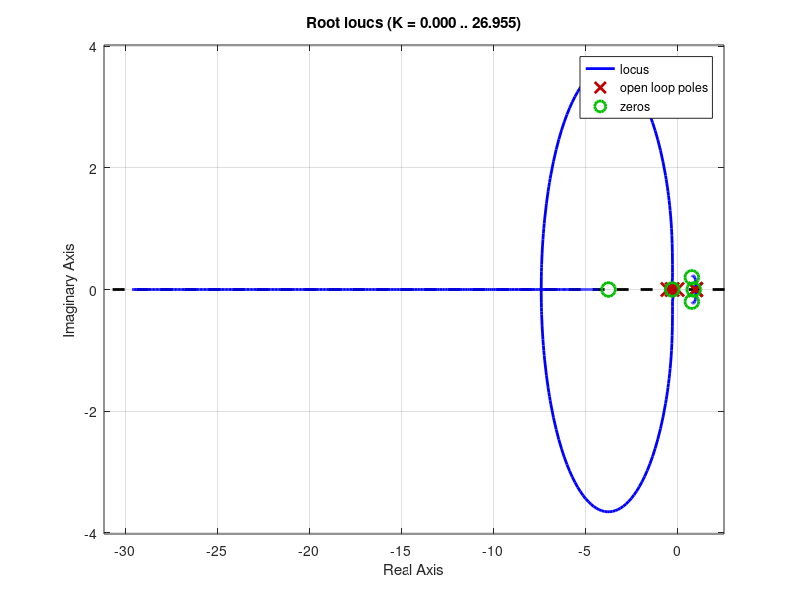
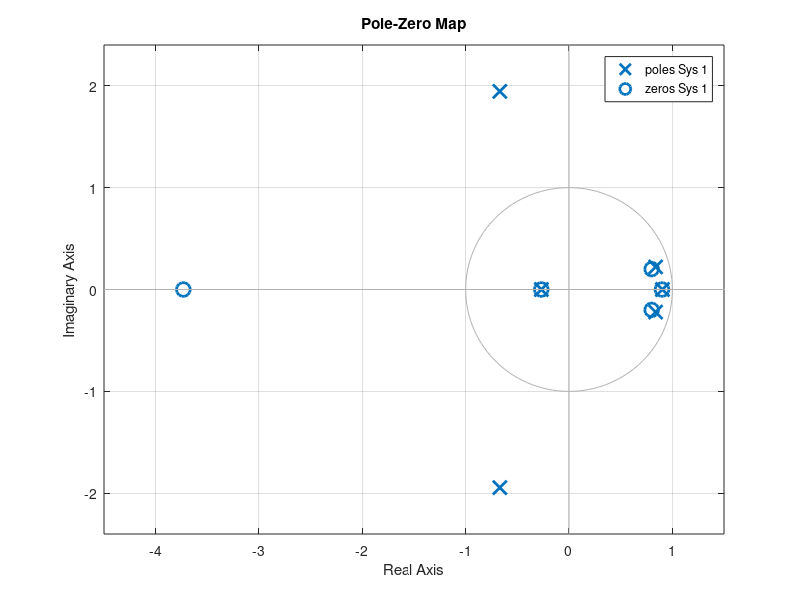

These figures' MATLAB source, in order: (Note: this script raises an error after producing the figures.)
%% Lead regulator for apollo lunar module exercise 
%%

%% Kjartan Halvorsen
%% 2017-09-05

clear all
close all

h = 1;
s = tf('s');
G = 1/( s*s*s);

H = c2d(G, h)

%F = tf([0.3, -0.6, 0.27],[1, -0.25, 0.13], h)
zrs = [0.8+0.2*1j, 0.8-0.2*1j, 0.9];
pls = [0, -0.27, -0.5];
kk = sum(1-pls)/sum(1-zrs);
F = zpk(zrs, pls, kk, 1);


figure(1)
clf
rlocus(H*F)
set(findobj(gca, 'type', 'line'), 'LineWidth', 2)

figure(2)
clf
pzmap(feedback(H*F, 1))

%% Generate cases
% Gains
K_params = [0.0124, 0.1, 0.18, 0.3];


N = 60;
u = ones(N+1,1);
t = (0:N)';

y = zeros(N+1, length(K_params));

for i =1:length(K_params)
 
    %G0 = K_params(i)*G*F1*F2;
    G0 = K_params(i)*H*F;
    Gc = feedback(G0, 1);
    
    [num, den] = tfdata(Gc);
    zer = roots(num{1});
    poles = roots(den{1});


    y(:,i) = lsim(Gc, u, t);

    po = sort(poles, 'descend', 'ComparisonMethod', 'real')
    ze = sort(zer, 'descend', 'ComparisonMethod', 'real')
    
    dlmwrite(sprintf('apollo-discrete-lead-zeros-case%d.txt', i), cat(2, real(ze), imag(ze)), 'delimiter', '\t');
    dlmwrite(sprintf('apollo-discrete-lead-poles-case%d.txt', i), cat(2, real(po), imag(po)), 'delimiter', '\t');

    figure(i+1)
    clf
    subplot(122)
    plot(t,u, '--');
    hold on
    stairs(t, y(:,i))

    subplot(121)
    zplane(num{1},den{1})
    ylim([-7,7])
    xlim([-7,7])
    

end

dlmwrite('apollo-discrete-lead-timeseries.txt', cat(2, t, y), 'delimiter', '\t');
